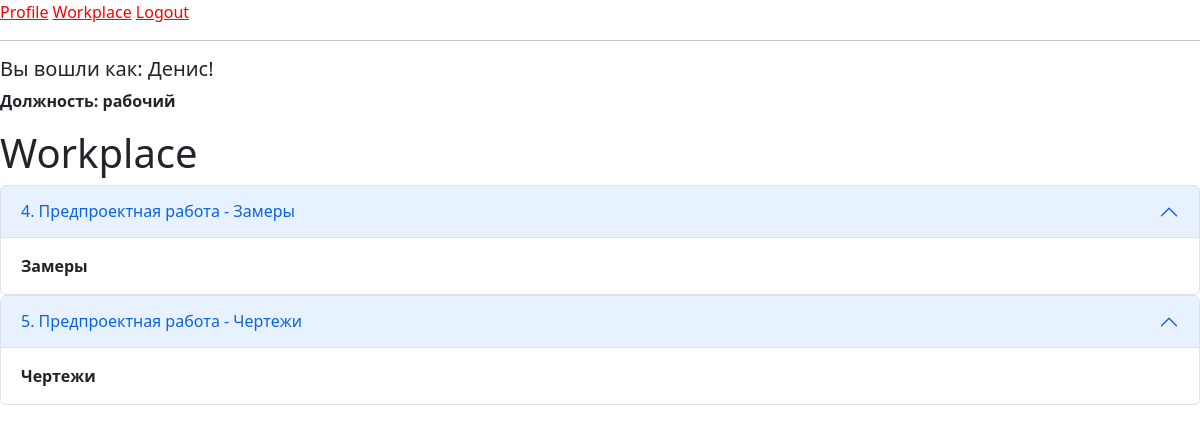
The page /workplace (signed in) on the database as committed earlier.
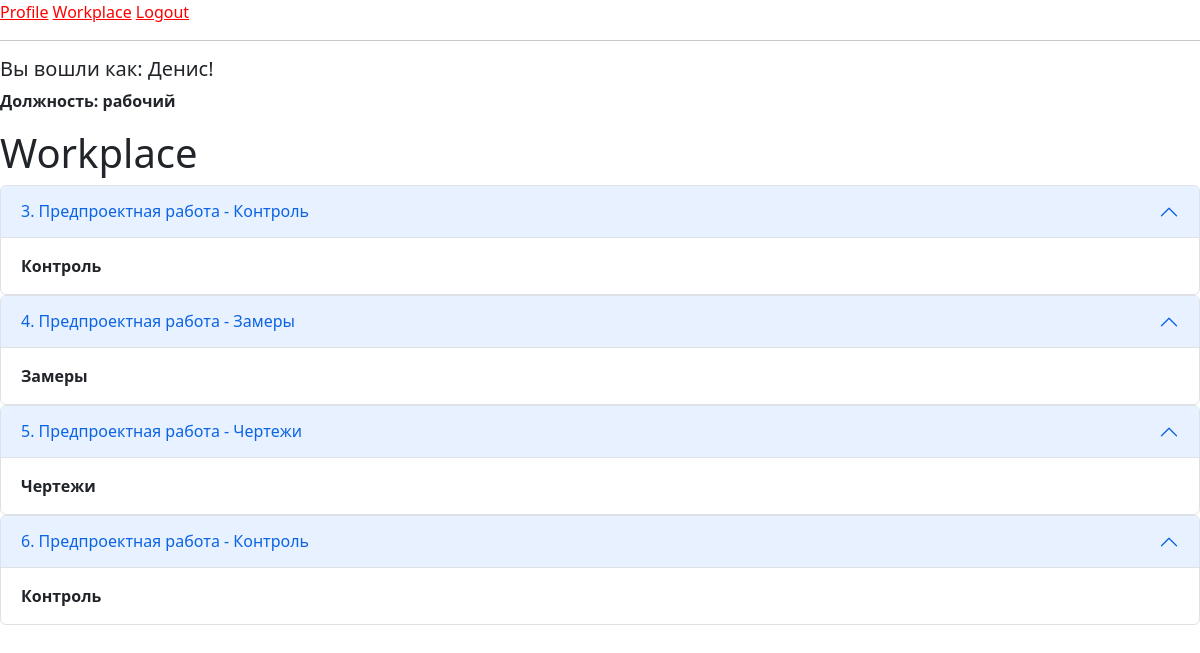
The same page on the database as committed later.
### app/models.py (models this page shows, shortened)
class PreProduct(db.Model):
    id = db.Column(db.Integer, primary_key=True)
    number_order_client = db.Column(db.Integer, db.ForeignKey('order_client.id'), nullable=False)
    work_type = db.Column(db.Integer, db.ForeignKey('works.id'), nullable=False)
    set_worker = db.Column(db.Integer, db.ForeignKey('user.id'))
    work = db.relationship('Works', backref='work', lazy='subquery')
    worker = db.relationship('User', backref='worker', lazy='subquery')

class Works(db.Model):
    id = db.Column(db.Integer, primary_key=True)
    work_title = db.Column(db.String(150))
    work_type = db.Column(db.String(150))

### app/routes.py (the view)
@app.route('/workplace', methods=['GET', 'POST'])
@login_required
def workplace():
    order_manufacture = PreProduct.query.filter_by(set_worker=current_user.id).all()
    return render_template("workplace.html", title='Workplace', order_manufacture=order_manufacture)

### app/models.py (called while the page is built)
@login.user_loader
def load_user(id):
    return User.query.get(int(id))

### app/templates/workplace.html
{% if current_user.specialization_id is ne(2)%}
{% extends "base_bootstrap.html" %}
{% else %}
{% extends "base.html" %}
{% endif %}
{% block content %}
<h1>Workplace</h1>
{% for order in order_manufacture %}
<div class="accordion" id="accordionPanelsStayOpenExample">
  <div class="accordion-item">
    <h2 class="accordion-header" id="panelsStayOpen-headingOne">
      <button class="accordion-button" type="button" data-bs-toggle="collapse" data-bs-target="#panelsStayOpen-collapseOne" aria-expanded="true" aria-controls="panelsStayOpen-collapseOne">
        {{order.id}}. {{order.work.work_title}} - {{order.work.work_type}}
      </button>
    </h2>
    <div id="panelsStayOpen-collapseOne" class="accordion-collapse collapse show" aria-labelledby="panelsStayOpen-headingOne">
      <div class="accordion-body">
        <strong>{{order.work.work_type}}</strong>
      </div>
    </div>
  </div>
</div>
{% endfor%}
{% endblock %}

Rows that differ between the two databases and show on the page:
now on this page (row edited): PreProduct: id "3", work.work_title "Предпроектная работа", work.work_type "Контроль"
now on this page (row edited): PreProduct: id "6", work.work_title "Предпроектная работа", work.work_type "Контроль"
